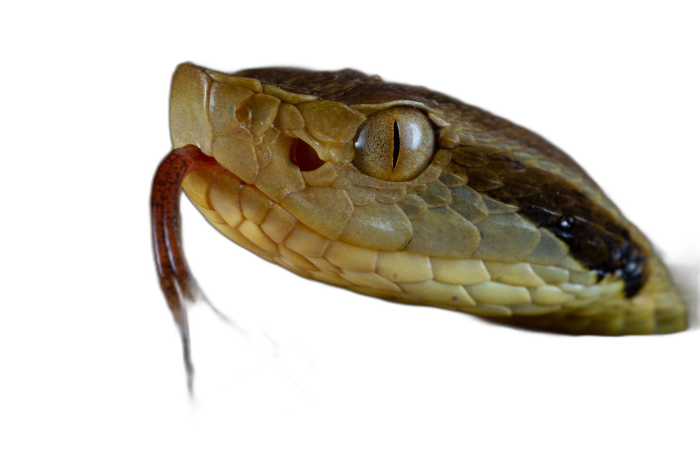
#> input picture onca-curiosa/ONC-001-jararaca-remedio/assets/inat-348275825-recorte.png, 1400 x 933 px, found by its file name (shown at 1/2 size)
$ python -i montar.py   (imports and definitions only)
#> lines starting #> are read from the running program, lines starting #| are printed output that depends on the picture; after the words box and inside, x2 and y2 are one past the last pixel; in counts of white or black regions, pixels touching at a corner belong together
"""ONC-001 - etapa 8: montagem no estilo oficial da Onca Curiosa.

Regras medidas em referencias/ANALISE-ESTILO.md e agora no GUIA-ONCA.md:
  - UM cenario so, foto real clara e nitida, sem escurecer nem desfocar
  - bicho com 20 a 30% da altura, apoiado no terco inferior
  - contorno branco de adesivo em todo recorte
  - olho de desenho com anel amarelo na maior parte dos planos
  - 3 camadas de texto (topo palavra a palavra sem caixa / destaque gigante
    amarelo no meio / frase que acumula embaixo)
  - Oncometro como painel sobre a cena, com o nome do bicho
  - efeitos desenhados, nada de filtro
"""
import json, math, os, shutil, subprocess, sys
from PIL import Image, ImageDraw, ImageFont, ImageFilter, ImageEnhance

V = sys.argv[1]
W, H, FPS = 1080, 1920, 30
A = os.path.join(V, "assets")
TMP = os.path.join(V, "_render"); OUTF = os.path.join(TMP, "out")
# [3 lines not run here, left out]
# [1 line that did not run here, left out]
# [1 line that did not run here, left out]
# [1 line that did not run here, left out]

F = "C:/Windows/Fonts/"
def fnt(n, s): return ImageFont.truetype(F + n, s)
L1   = fnt("ariblk.ttf", 66)    # legenda palavra a palavra
L1s  = fnt("ariblk.ttf", 54)
L2   = fnt("impact.ttf", 190)   # destaque gigante
L2s  = fnt("impact.ttf", 132)
#> in carregar, im is the input picture: PIL image 1400x933 RGBA; mean R, G, B, A 30.7, 25.2, 14.4, 75.5
L3   = fnt("ariblk.ttf", 60)    # frase que acumula
L3s  = fnt("ariblk.ttf", 48)
TAGF = fnt("ariblk.ttf", 44)
OMT  = fnt("ariblk.ttf", 44)
OML  = fnt("ariblk.ttf", 38)
OMN  = fnt("ariblk.ttf", 46)

AMARELO = (245, 221, 11)
BORDA_AM = (242, 229, 101)
PAINEL = (30, 29, 34)
TRILHA = (53, 59, 71)
VERM = (229, 57, 53)
VERDE = (60, 220, 120)

# ---------------------------------------------------------------- fundo unico
BGSRC = os.path.join(A, "fundos", "foto-9618231.jpg")
# [1 line not run here, left out]
# [1 line that did not run here, left out]
# [1 line that did not run here, left out]
# [1 line that did not run here, left out]
# [1 line that did not run here, left out]

# [7 lines left out: function fundo, not called in this run]

# ------------------------------------------------------- recortes + adesivo
def sticker(im, esp=13):
    """contorno branco de adesivo em volta do recorte"""
    a = im.getchannel("A")
    g = a.filter(ImageFilter.GaussianBlur(esp * 0.55)).point(lambda v: 255 if v > 38 else 0)
    g = g.filter(ImageFilter.GaussianBlur(1.2))
    out = Image.new("RGBA", im.size, (0, 0, 0, 0))
    branco = Image.new("RGBA", im.size, (255, 255, 255, 255))
    out.paste(branco, (0, 0), g)
    out.alpha_composite(im)
    return out

def limpa_alfa(im, corte=150):
    """tira o alfa fantasma (corpo meio transparente) que vira mancha branca"""
#> called with corte = 150
    a = im.getchannel("A").point(lambda v: 255 if v > corte else 0)
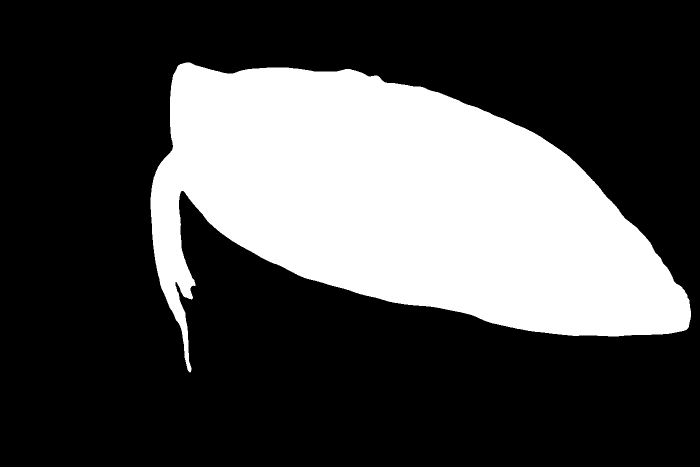
#> a: PIL image 1400x933 L (shown at 1/2 size); 29.4% white; 1 white region, box (x1, y1, x2, y2) and area: (301, 125, 1382, 745) 384245
    a = a.filter(ImageFilter.MedianFilter(5)).filter(ImageFilter.GaussianBlur(0.8))
    out = im.copy(); out.putalpha(a)
    return out

def carregar(nome, corte=150):
    im = Image.open(os.path.join(A, nome)).convert("RGBA")
    im = limpa_alfa(im, corte)
    bb = im.getbbox()
#> bb = (299, 123, 1384, 746)
    return im.crop(bb), bb

HA, bbA = carregar("inat-348275825-recorte.png")   # perfil p/ ESQUERDA
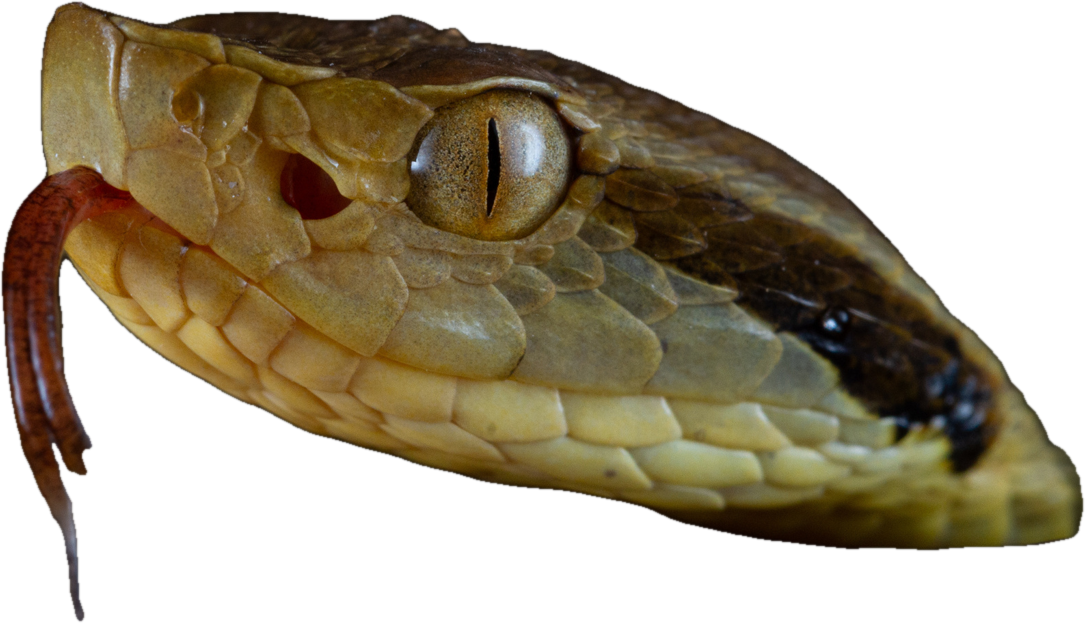
#> HA: PIL image 1085x623 RGBA; mean R, G, B, A 59.2, 48.6, 27.7, 145; transparent parts drawn white
#> bbA = (299, 123, 1384, 746)
HB, bbB = carregar("inat-348275873-recorte.png")   # perfil p/ DIREITA
#> call 2 of carregar, with nome = 'inat-348275873-recorte.png', corte = 150
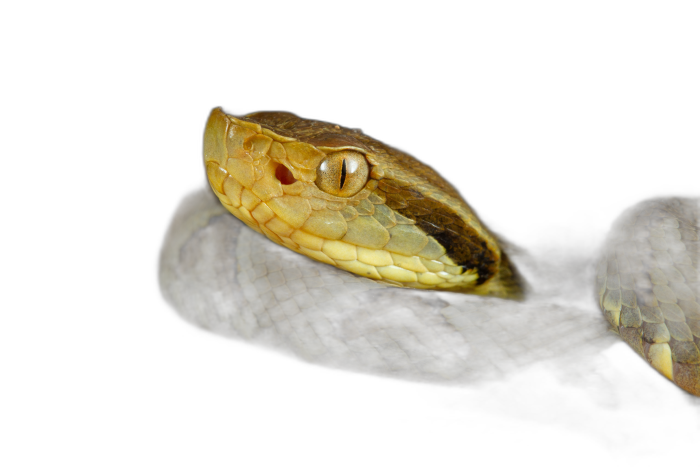
#> input picture onca-curiosa/ONC-001-jararaca-remedio/assets/inat-348275873-recorte.png, 1400 x 933 px, found by its file name (shown at 1/2 size)
#> in carregar, im is the input picture: PIL image 1400x933 RGBA; mean R, G, B, A 26.4, 22.2, 11.1, 45.6
#> in limpa_alfa (call 2), `a = im.getchannel("A").point(lambda v: 255 if v > corte else 0)`: a: PIL image 1400x933 L; 12.9% white; 5 white regions (1 under 20 px), largest, box (x1, y1, x2, y2) and area: (406, 215, 1050, 601) 147032, (1200, 579, 1400, 794) 21725, (1342, 601, 1359, 616) 132, (394, 427, 405, 435) 60
#> in carregar (call 2), `bb = im.getbbox()`: bb = (392, 213, 1400, 796)
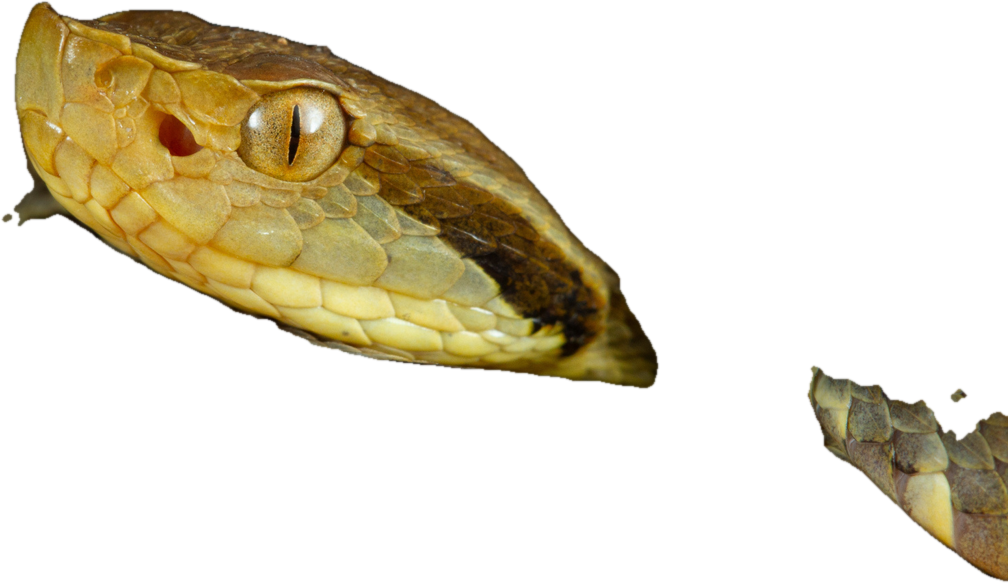
#> HB: PIL image 1008x583 RGBA; mean R, G, B, A 57.5, 48.2, 24.2, 73.3; transparent parts drawn white
#> bbB = (392, 213, 1400, 796)
POSE_A = {"im": sticker(HA), "olho": (610 - bbA[0], 265 - bbA[1]),
          "pit": (610 - bbA[0], 310 - bbA[1]), "dir": -1}
#> in sticker, `g = a.filter(ImageFilter.GaussianBlur(esp * 0.55)).point(lambda v: 255..`: g: PIL image 1085x623 L; 60.6% white; 4 black regions, box (x1, y1, x2, y2) and area: (67, 279, 1085, 623) 136009, (100, 0, 1085, 468) 114291, (0, 381, 73, 623) 8876, (0, 0, 55, 230) 7300
#> in sticker, `out = Image.new("RGBA", im.size, (0, 0, 0, 0))`: out: PIL image 1085x623 RGBA; every value is 0
#> in sticker, `branco = Image.new("RGBA", im.size, (255, 255, 255, 255))`: branco: PIL image 1085x623 RGBA; every value is 255
POSE_A["olho"] = (790 - bbA[0], 265 - bbA[1])
POSE_B = {"im": sticker(HB), "olho": (395, 140), "pit": (265, 145), "dir": 1}
#> in sticker (call 2), `g = a.filter(ImageFilter.GaussianBlur(esp * 0.55)).point(lambda v: 255..`: g: PIL image 1008x583 L; 31.7% white; 3 white regions, box (x1, y1, x2, y2) and area: (0, 0, 665, 395) 160091, (802, 363, 1008, 583) 25757, (949, 386, 968, 405) 290
#> in sticker (call 2), `out = Image.new("RGBA", im.size, (0, 0, 0, 0))`: out: PIL image 1008x583 RGBA; every value is 0
#> in sticker (call 2), `branco = Image.new("RGBA", im.size, (255, 255, 255, 255))`: branco: PIL image 1008x583 RGBA; every value is 255

PILL, bbP = carregar("px-pills_medicine-8287535-recorte.png")
#> call 3 of carregar, with nome = 'px-pills_medicine-8287535-recorte.png', corte = 150
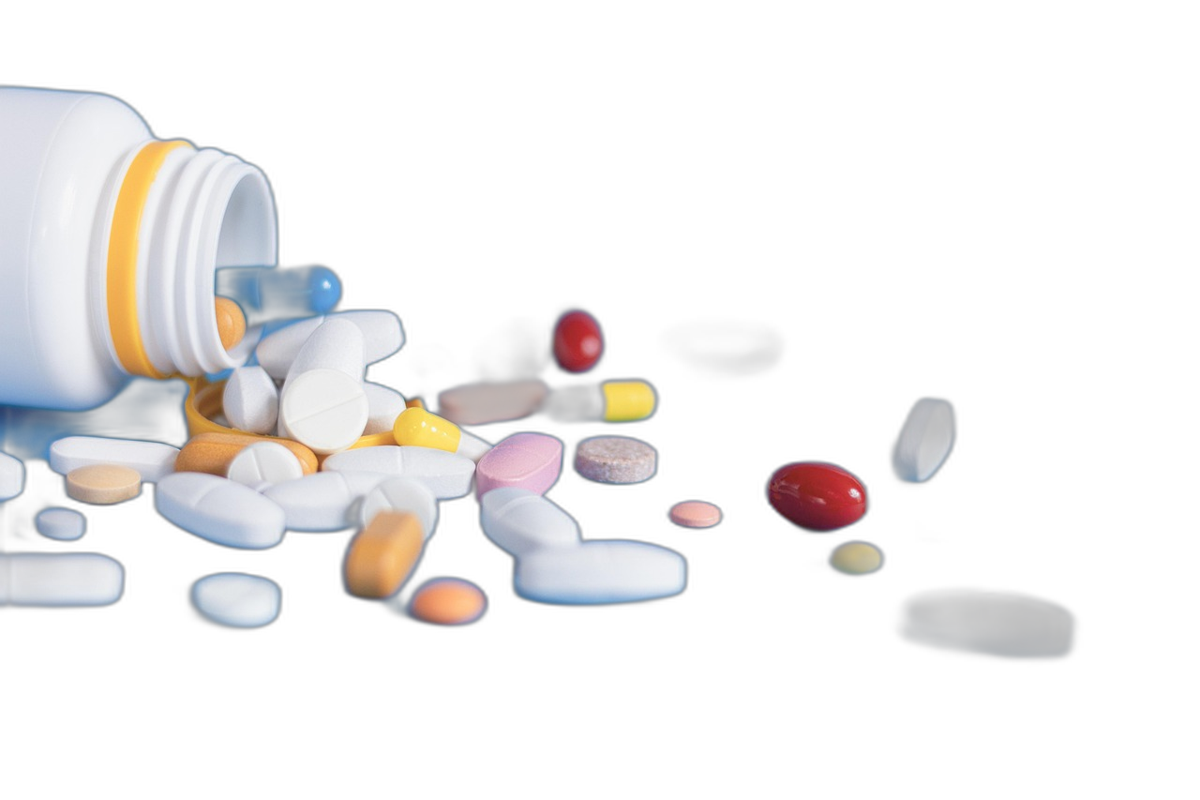
#> input picture onca-curiosa/ONC-001-jararaca-remedio/assets/px-pills_medicine-8287535-recorte.png, 1200 x 800 px, found by its file name
#> in carregar, im is the input picture: PIL image 1200x800 RGBA; mean R, G, B, A 41.5, 40.3, 40.5, 52.6
#> in limpa_alfa (call 3), `a = im.getchannel("A").point(lambda v: 255 if v > corte else 0)`: a: PIL image 1200x800 L; 20% white; 14 white regions, largest, box (x1, y1, x2, y2) and area: (0, 87, 686, 605) 158353, (0, 554, 123, 606) 6010, (767, 462, 866, 532) 5363
#> in carregar (call 3), `bb = im.getbbox()`: bb = (0, 85, 954, 629)
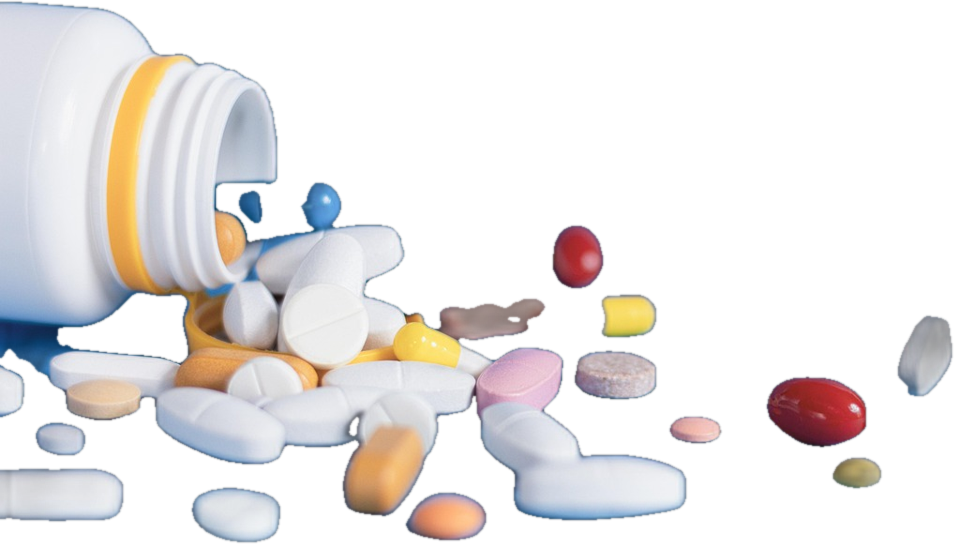
#> PILL: PIL image 954x544 RGBA; mean R, G, B, A 75.8, 73.5, 73.8, 94.5; transparent parts drawn white
#> bbP = (0, 85, 954, 629)
PILL = sticker(PILL)
#> in sticker (call 3), `g = a.filter(ImageFilter.GaussianBlur(esp * 0.55)).point(lambda v: 255..`: g: PIL image 954x544 L; 44.5% white; 6 white regions, box (x1, y1, x2, y2) and area: (0, 0, 693, 544) 205580, (761, 370, 887, 495) 9597, (186, 481, 287, 544) 5400, (891, 310, 954, 402) 4516, (546, 219, 610, 295) 3858, (665, 410, 726, 450) 1999
#> in sticker (call 3), `out = Image.new("RGBA", im.size, (0, 0, 0, 0))`: out: PIL image 954x544 RGBA; every value is 0
#> in sticker (call 3), `branco = Image.new("RGBA", im.size, (255, 255, 255, 255))`: branco: PIL image 954x544 RGBA; every value is 255

ALT_BICHO = 500          # 26% de 1920 -> dentro de 20 a 30%
BASE_BICHO = 1830        # apoiado no terco inferior

# [29 lines left out: functions desenha_bicho, olho_cartoon, not called in this run]

# ---------------------------------------------------------------- textos
def contorno(d, xy, txt, f, fill, w, anchor="mm"):
    d.text(xy, txt, font=f, fill=fill, stroke_width=w, stroke_fill=(0, 0, 0), anchor=anchor)

CHAVE = {1: {"BURACO", "CALOR"}, 2: {"FOSSETA", "LORETAL", "LOREAL", "CALOR", "TÉRMICA"},
         3: {"VENENO", "PRESSÃO"}, 4: {"CAPTOPRIL", "OITENTA"}, 5: {"VENENO", "REMÉDIO"},
         6: {"ONÇÔMETRO"}, 7: {"CALOR", "REMÉDIO"}}

# [8 lines left out: function palavras, not called in this run]
# [1 line that did not run here, left out]

# [75 lines left out: functions legenda, destaque, frase_fica, marcador_pit, cone_calor, carimbo and 2 more, not called in this run]

OM = [("VELOCIDADE", 6, (53, 163, 250)), ("FORÇA", 4, (240, 94, 57)),
      ("ESTRANHEZA", 10, (189, 89, 249)), ("PERIGO", 9, (245, 201, 8))]

# [49 lines left out: functions oncometro, cartela_final, not called in this run]

# ---------------------------------------------------------------- beats
# [8 lines that did not run here, left out]

# [5 lines left out: function beat, not called in this run]

# [83 lines not run here, left out]

>>> result = carregar('../onca-curiosa/ONC-001-jararaca-remedio/assets/fundos/foto-9618231.jpg')
#> call 4 of carregar, with corte = 150
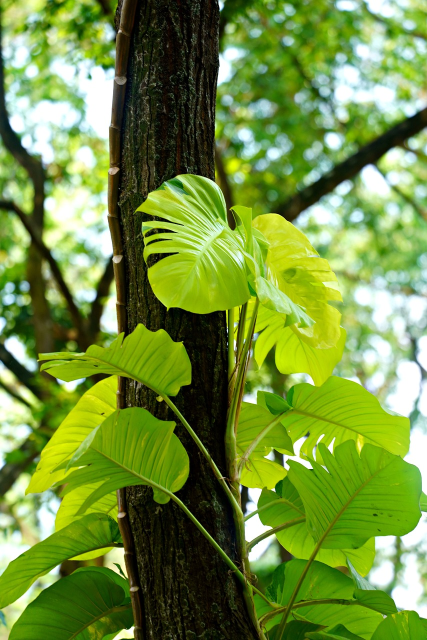
#> input picture onca-curiosa/ONC-001-jararaca-remedio/assets/fundos/foto-9618231.jpg, 854 x 1280 px, found by its file name (shown at 1/2 size)
#> in limpa_alfa (call 4), `a = im.getchannel("A").point(lambda v: 255 if v > corte else 0)`: a: PIL image 854x1280 L; every value is 255
#> in carregar (call 4), `bb = im.getbbox()`: bb = (0, 0, 854, 1280)
